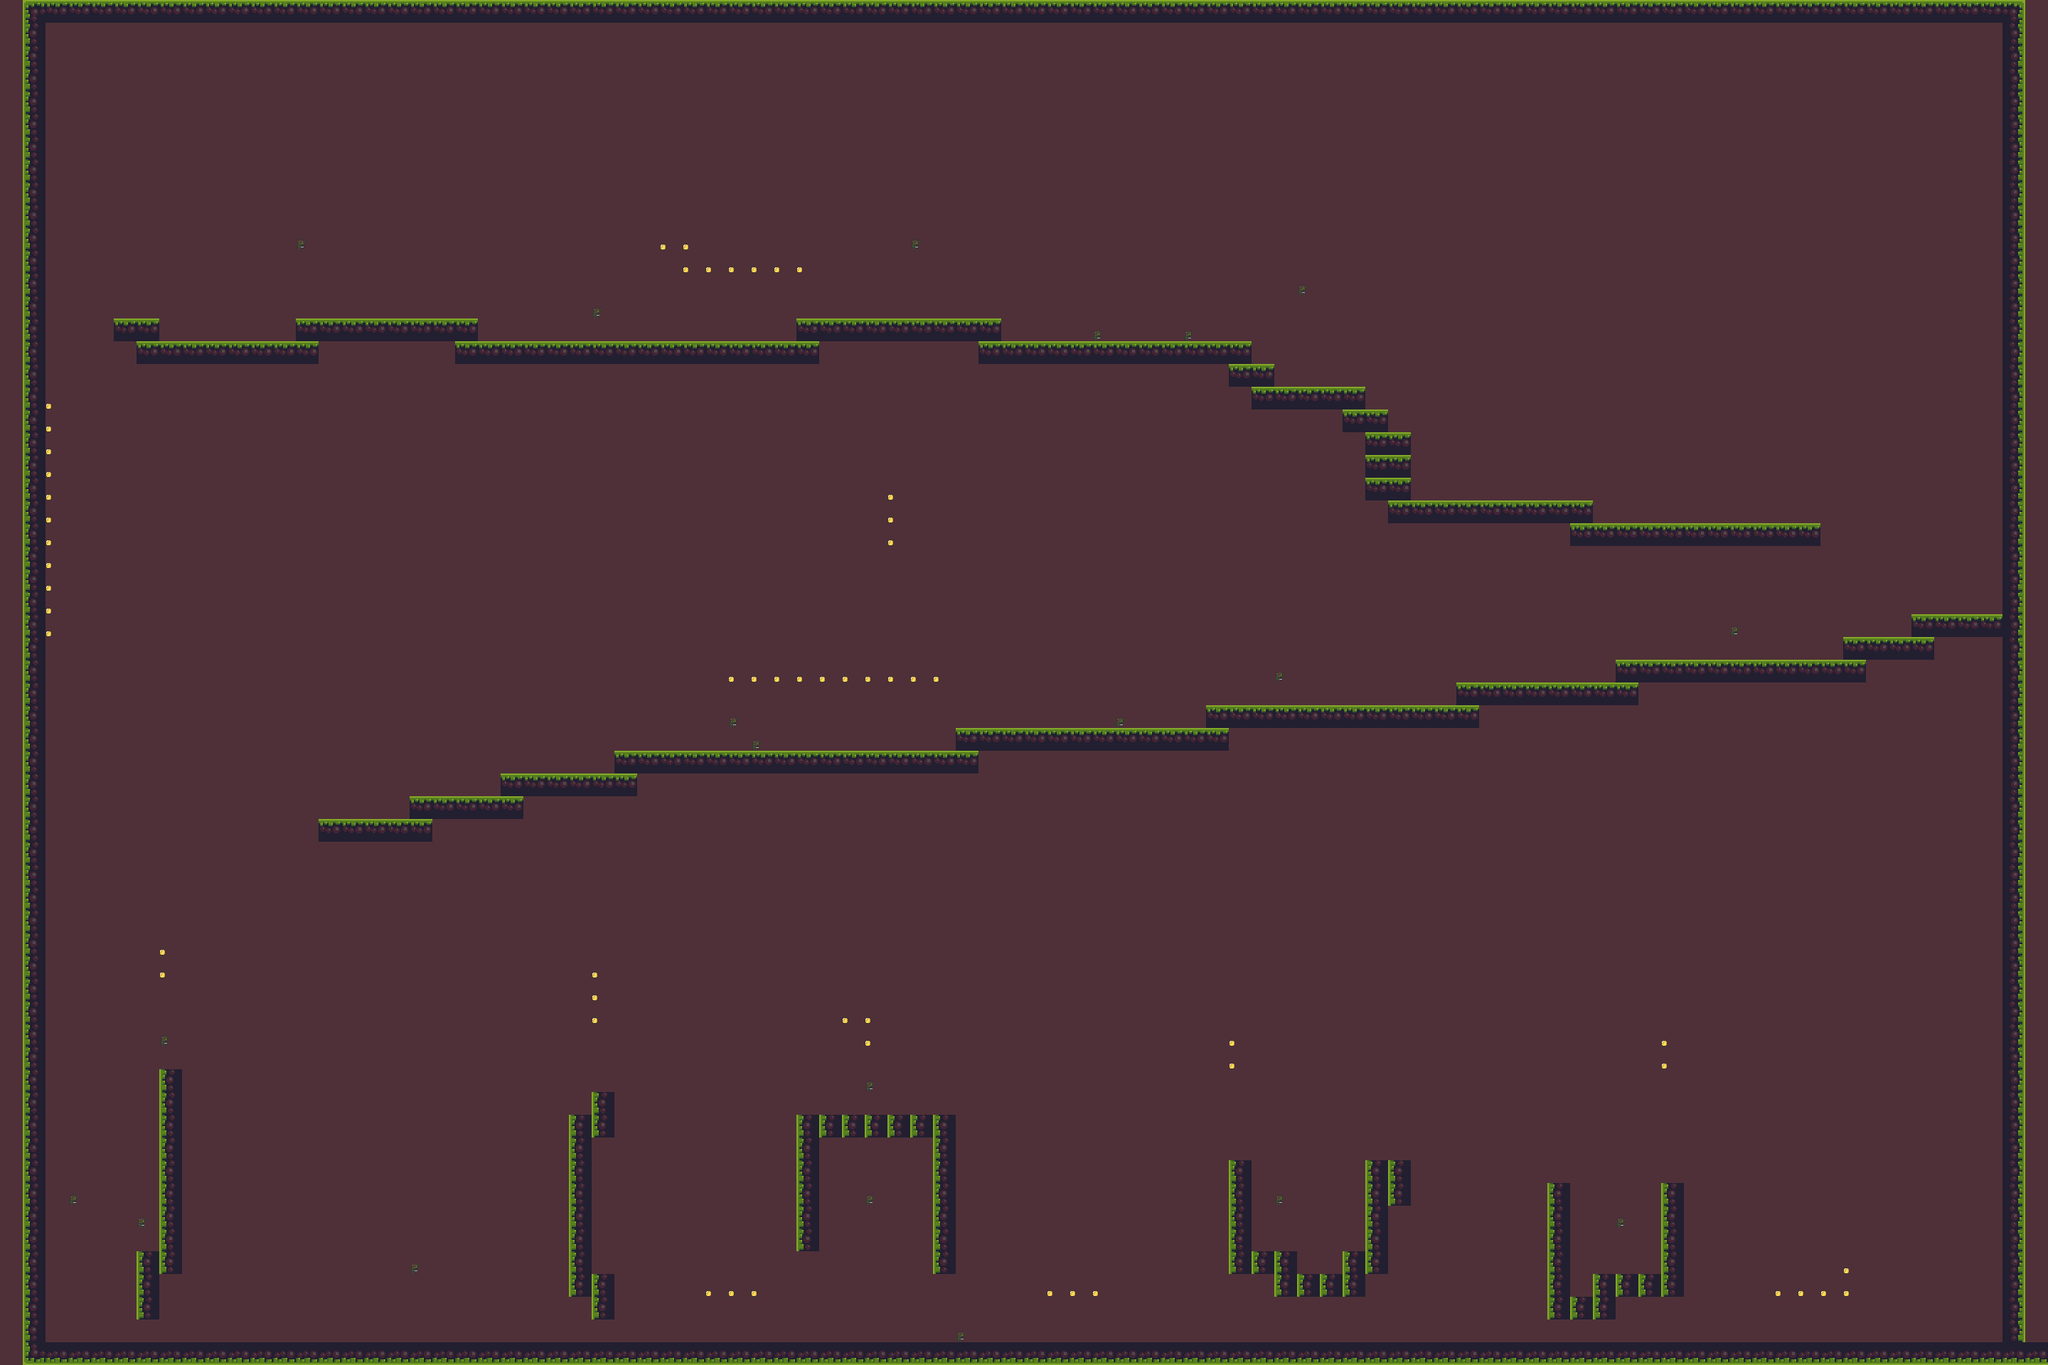

A level layout from a 2D game, rendered from its tile map. Below: a short description, then the map file with tile-grid data replaced by summaries:
An orthogonal 90x60 tile map with 32x32 px tiles, 4 tile layers (background, coins, goblins, ground), 3 tilesets.

<map version="1.10" tiledversion="1.12.2" orientation="orthogonal" renderorder="right-down" width="90" height="60" tilewidth="32" tileheight="32" infinite="0" nextlayerid="5" nextobjectid="1">
 <tileset firstgid="1" source="tileset_32x32(new).tsx" />
 <tileset firstgid="73" source="enemies.tsx" />
 <tileset firstgid="77" source="coins.tsx" />
 <layer id="2" name="background" width="90" height="60">
  <data>[5400 cells, 5400 non-empty, 1 distinct tile ids]</data>
 </layer>
 <layer id="4" name="coins" width="90" height="60">
  <data>[5400 cells, 55 non-empty, 1 distinct tile ids]</data>
 </layer>
 <layer id="3" name="goblins" width="90" height="60">
  <data>[5400 cells, 20 non-empty, 1 distinct tile ids]</data>
 </layer>
 <layer id="1" name="ground" width="90" height="60">
  <data>[5400 cells, 543 non-empty, 7 distinct tile ids]</data>
 </layer>
</map>
